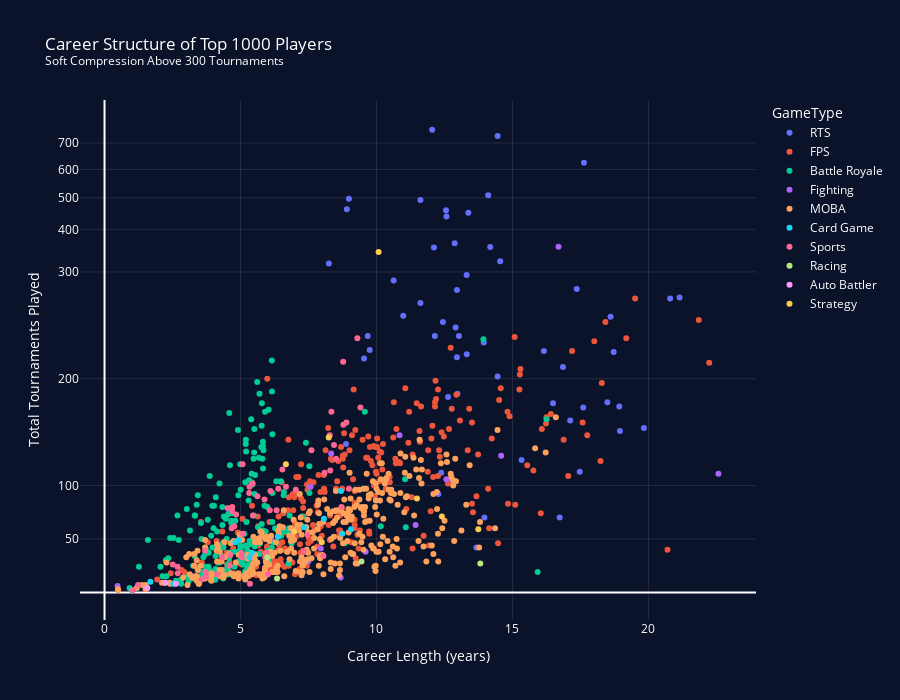

Write notebook code for a chart like this one.
### Code cell
import plotly.express as px
import plotly.graph_objects as go

# Fonction de compression douce
def compress_y(val, threshold=300):
    return val if val <= threshold else threshold + (val - threshold)**0.8

# Colonne transformée
scatter_df_filtered["CompressedTournaments"] = scatter_df_filtered["TotalTournaments"].apply(compress_y)

# Scatter principal
fig = px.scatter(
    scatter_df_filtered,
    x="CareerLengthYears",
    y="CompressedTournaments",
    color="GameType",
    hover_data=["GameType", "CareerLengthYears", "TotalTournaments"],
    opacity=1,
    labels={
        "CareerLengthYears": "Career Length (years)",
        "CompressedTournaments": "Total Tournaments Played (compressed)"
    },
    title="Career Structure of Top 1000 Players<br><sup>Soft Compression Above 300 Tournaments</sup>"
)

# Appliquer layout sombre
fig.update_layout(
    paper_bgcolor='#0b132b',
    plot_bgcolor='#0b132b',
    font=dict(color='white'),
    height=700,
    xaxis=dict(
    showgrid=True,
    gridcolor='rgba(255,255,255,0.1)'
),
yaxis=dict(
    showgrid=True,
    gridcolor='rgba(255,255,255,0.1)'
)
)
tick_values_raw = [50, 100, 200, 300, 400, 500, 600, 700]
tick_values_compressed = [compress_y(val) for val in tick_values_raw]

fig.update_yaxes(
    tickvals=[50, 100, 200, 300, compress_y(400), compress_y(500), compress_y(600), compress_y(700)],
    ticktext=["50", "100", "200", "300", "400", "500", "600", "700"],
    title="Total Tournaments Played"
)

fig.show()

### Figure 1 — Plotly figure (JSON) as saved in the notebook; plotly's stock layout.template omitted (floating-point values rounded to 4 significant figures; data arrays with more than 128 entries replaced by an {"elided": "..."} marker saying what was removed)
{"data": [{"customdata": [["RTS", 124], ["RTS", 70], ["RTS", 139], ["RTS", 112], ["RTS", 70], ["RTS", 727], ["RTS", 186], ["RTS", 275], ["RTS", 240], ["RTS", 509], ["RTS", 276], ["RTS", 202], ["RTS", 248], ["RTS", 174], ["RTS", 351], ["RTS", 451], ["RTS", 313], ["RTS", 625], ["RTS", 154], ["RTS", 173], ["RTS", 161], ["RTS", 76], ["RTS", 113], ["RTS", 258], ["RTS", 151], ["RTS", 178], ["RTS", 211], ["RTS", 42], ["RTS", 225], ["RTS", 177], ["RTS", 234], ["RTS", 226], ["RTS", 297], ["RTS", 318], ["RTS", 105], ["RTS", 283], ["RTS", 253], ["RTS", 92], ["RTS", 459], ["RTS", 240], ["RTS", 220], ["RTS", 361], ["RTS", 439], ["RTS", 752], ["RTS", 350], ["RTS", 227], ["RTS", 271], ["RTS", 223], ["RTS", 497], ["RTS", 183], ["RTS", 493], ["RTS", 462], ["RTS", 292], ["RTS", 284], ["RTS", 259], ["RTS", 240], ["RTS", 219]], "hovertemplate": "GameType=%{customdata[0]}<br>Career Length (years)=%{x}<br>Total Tournaments Played (compressed)=%{y}<br>TotalTournaments=%{customdata[1]}<extra></extra>", "legendgroup": "RTS", "marker": {"color": "#636efa", "opacity": 1, "symbol": "circle"}, "mode": "markers", "name": "RTS", "orientation": "v", "showlegend": true, "type": "scatter", "x": [15.33, 13.97, 8.879, 12.38, 16.73, 14.45, 12.98, 20.8, 13.03, 14.11, 21.14, 14.45, 12.91, 18.93, 14.18, 13.38, 8.249, 17.63, 19.83, 17.6, 17.12, 4.586, 17.47, 18.61, 18.95, 18.49, 16.86, 13.67, 18.72, 16.49, 13.94, 16.16, 13.31, 14.55, 12.67, 12.96, 12.44, 12.28, 12.56, 12.15, 12.96, 12.88, 12.57, 12.05, 12.11, 9.749, 11.62, 13.32, 8.986, 12.63, 11.62, 8.909, 10.63, 17.36, 10.98, 9.678, 9.544], "xaxis": "x", "y": [124.0, 70.0, 139.0, 112.0, 70.0, 427.2, 186.0, 275.0, 240.0, 371.8, 276.0, 202.0, 248.0, 174.0, 323.2, 355.4, 307.8, 402.2, 154.0, 173.0, 161.0, 76.0, 113.0, 258.0, 151.0, 178.0, 211.0, 42.0, 225.0, 177.0, 234.0, 226.0, 297.0, 310.1, 105.0, 283.0, 253.0, 92.0, 357.7, 240.0, 220.0, 326.8, 351.8, 433.1, 322.9, 227.0, 271.0, 223.0, 368.5, 183.0, 367.4, 358.6, 292.0, 284.0, 259.0, 240.0, 219.0], "yaxis": "y"}, {"customdata": {"elided": "278x2 mixed values"}, "hovertemplate": "GameType=%{customdata[0]}<br>Career Length (years)=%{x}<br>Total Tournaments Played (compressed)=%{y}<br>TotalTournaments=%{customdata[1]}<extra></extra>", "legendgroup": "FPS", "marker": {"color": "#EF553B", "opacity": 1, "symbol": "circle"}, "mode": "markers", "name": "FPS", "orientation": "v", "showlegend": true, "type": "scatter", "x": {"elided": "278 float values"}, "xaxis": "x", "y": {"elided": "278 float values"}, "yaxis": "y"}, {"customdata": {"elided": "204x2 mixed values"}, "hovertemplate": "GameType=%{customdata[0]}<br>Career Length (years)=%{x}<br>Total Tournaments Played (compressed)=%{y}<br>TotalTournaments=%{customdata[1]}<extra></extra>", "legendgroup": "Battle Royale", "marker": {"color": "#00cc96", "opacity": 1, "symbol": "circle"}, "mode": "markers", "name": "Battle Royale", "orientation": "v", "showlegend": true, "type": "scatter", "x": {"elided": "204 float values"}, "xaxis": "x", "y": {"elided": "204 float values"}, "yaxis": "y"}, {"customdata": [["Fighting", 128], ["Fighting", 111], ["Fighting", 106], ["Fighting", 352], ["Fighting", 147], ["Fighting", 63], ["Fighting", 38], ["Fighting", 14], ["Fighting", 130], ["Fighting", 41], ["Fighting", 29], ["Fighting", 99], ["Fighting", 51], ["Fighting", 58], ["Fighting", 15], ["Fighting", 15], ["Fighting", 6]], "hovertemplate": "GameType=%{customdata[0]}<br>Career Length (years)=%{x}<br>Total Tournaments Played (compressed)=%{y}<br>TotalTournaments=%{customdata[1]}<extra></extra>", "legendgroup": "Fighting", "marker": {"color": "#ab63fa", "opacity": 1, "symbol": "circle"}, "mode": "markers", "name": "Fighting", "orientation": "v", "showlegend": true, "type": "scatter", "x": [14.58, 22.57, 12.57, 16.69, 10.85, 11.44, 9.602, 8.682, 8.334, 7.951, 7.493, 7.567, 6.125, 6.938, 5.117, 3.313, 0.4791], "xaxis": "x", "y": [128.0, 111.0, 106.0, 323.6, 147.0, 63.0, 38.0, 14.0, 130.0, 41.0, 29.0, 99.0, 51.0, 58.0, 15.0, 15.0, 6.0], "yaxis": "y"}, {"customdata": {"elided": "352x2 mixed values"}, "hovertemplate": "GameType=%{customdata[0]}<br>Career Length (years)=%{x}<br>Total Tournaments Played (compressed)=%{y}<br>TotalTournaments=%{customdata[1]}<extra></extra>", "legendgroup": "MOBA", "marker": {"color": "#FFA15A", "opacity": 1, "symbol": "circle"}, "mode": "markers", "name": "MOBA", "orientation": "v", "showlegend": true, "type": "scatter", "x": {"elided": "352 float values"}, "xaxis": "x", "y": {"elided": "352 float values"}, "yaxis": "y"}, {"customdata": [["Card Game", 95], ["Card Game", 55], ["Card Game", 61], ["Card Game", 59], ["Card Game", 33], ["Card Game", 69], ["Card Game", 52], ["Card Game", 37], ["Card Game", 49], ["Card Game", 47], ["Card Game", 2], ["Card Game", 8], ["Card Game", 10]], "hovertemplate": "GameType=%{customdata[0]}<br>Career Length (years)=%{x}<br>Total Tournaments Played (compressed)=%{y}<br>TotalTournaments=%{customdata[1]}<extra></extra>", "legendgroup": "Card Game", "marker": {"color": "#19d3f3", "opacity": 1, "symbol": "circle"}, "mode": "markers", "name": "Card Game", "orientation": "v", "showlegend": true, "type": "scatter", "x": [8.695, 8.745, 7.335, 9.065, 5.328, 8.068, 6.374, 5.413, 4.925, 4.81, 1.005, 2.53, 1.687], "xaxis": "x", "y": [95.0, 55.0, 61.0, 59.0, 33.0, 69.0, 52.0, 37.0, 49.0, 47.0, 2.0, 8.0, 10.0], "yaxis": "y"}, {"customdata": [["Sports", 34], ["Sports", 173], ["Sports", 33], ["Sports", 138], ["Sports", 159], ["Sports", 147], ["Sports", 97], ["Sports", 238], ["Sports", 216], ["Sports", 157], ["Sports", 38], ["Sports", 125], ["Sports", 54], ["Sports", 57], ["Sports", 112], ["Sports", 114], ["Sports", 169], ["Sports", 17], ["Sports", 133], ["Sports", 93], ["Sports", 97], ["Sports", 8], ["Sports", 115], ["Sports", 77], ["Sports", 37], ["Sports", 96], ["Sports", 99], ["Sports", 95], ["Sports", 80], ["Sports", 77], ["Sports", 90], ["Sports", 33], ["Sports", 37], ["Sports", 87], ["Sports", 99], ["Sports", 102], ["Sports", 120], ["Sports", 35], ["Sports", 33], ["Sports", 72], ["Sports", 73], ["Sports", 80], ["Sports", 55], ["Sports", 79], ["Sports", 62], ["Sports", 76], ["Sports", 60], ["Sports", 39], ["Sports", 19], ["Sports", 18], ["Sports", 24], ["Sports", 17], ["Sports", 15], ["Sports", 12], ["Sports", 26], ["Sports", 25], ["Sports", 7], ["Sports", 2]], "hovertemplate": "GameType=%{customdata[0]}<br>Career Length (years)=%{x}<br>Total Tournaments Played (compressed)=%{y}<br>TotalTournaments=%{customdata[1]}<extra></extra>", "legendgroup": "Sports", "marker": {"color": "#FF6692", "opacity": 1, "symbol": "circle"}, "mode": "markers", "name": "Sports", "orientation": "v", "showlegend": true, "type": "scatter", "x": [8.049, 9.41, 5.906, 8.438, 8.893, 8.282, 8.988, 9.298, 8.775, 8.783, 7.326, 8.515, 7.458, 7.012, 8.09, 8.301, 8.342, 6.021, 7.608, 5.32, 6.39, 5.347, 6.541, 6.327, 5.938, 7.034, 6.669, 6.103, 8.715, 6.075, 5.624, 5.038, 5.038, 5.881, 5.331, 5.446, 5.076, 4.63, 4.331, 5.459, 4.838, 4.695, 5.07, 4.523, 4.775, 4.695, 4.676, 3.699, 3.715, 2.694, 2.686, 4.137, 3.734, 3.578, 2.511, 4.6, 1.232, 1.038], "xaxis": "x", "y": [34.0, 173.0, 33.0, 138.0, 159.0, 147.0, 97.0, 238.0, 216.0, 157.0, 38.0, 125.0, 54.0, 57.0, 112.0, 114.0, 169.0, 17.0, 133.0, 93.0, 97.0, 8.0, 115.0, 77.0, 37.0, 96.0, 99.0, 95.0, 80.0, 77.0, 90.0, 33.0, 37.0, 87.0, 99.0, 102.0, 120.0, 35.0, 33.0, 72.0, 73.0, 80.0, 55.0, 79.0, 62.0, 76.0, 60.0, 39.0, 19.0, 18.0, 24.0, 17.0, 15.0, 12.0, 26.0, 25.0, 7.0, 2.0], "yaxis": "y"}, {"customdata": [["Racing", 27], ["Racing", 13], ["Racing", 29], ["Racing", 33]], "hovertemplate": "GameType=%{customdata[0]}<br>Career Length (years)=%{x}<br>Total Tournaments Played (compressed)=%{y}<br>TotalTournaments=%{customdata[1]}<extra></extra>", "legendgroup": "Racing", "marker": {"color": "#B6E880", "opacity": 1, "symbol": "circle"}, "mode": "markers", "name": "Racing", "orientation": "v", "showlegend": true, "type": "scatter", "x": [13.82, 6.344, 9.448, 5.982], "xaxis": "x", "y": [27.0, 13.0, 29.0, 33.0], "yaxis": "y"}, {"customdata": [["Auto Battler", 4], ["Auto Battler", 9], ["Auto Battler", 8]], "hovertemplate": "GameType=%{customdata[0]}<br>Career Length (years)=%{x}<br>Total Tournaments Played (compressed)=%{y}<br>TotalTournaments=%{customdata[1]}<extra></extra>", "legendgroup": "Auto Battler", "marker": {"color": "#FF97FF", "opacity": 1, "symbol": "circle"}, "mode": "markers", "name": "Auto Battler", "orientation": "v", "showlegend": true, "type": "scatter", "x": [1.574, 2.234, 2.626], "xaxis": "x", "y": [4.0, 9.0, 8.0], "yaxis": "y"}, {"customdata": [["Strategy", 339], ["Strategy", 71], ["Strategy", 47], ["Strategy", 57], ["Strategy", 59], ["Strategy", 88], ["Strategy", 145], ["Strategy", 120]], "hovertemplate": "GameType=%{customdata[0]}<br>Career Length (years)=%{x}<br>Total Tournaments Played (compressed)=%{y}<br>TotalTournaments=%{customdata[1]}<extra></extra>", "legendgroup": "Strategy", "marker": {"color": "#FECB52", "opacity": 1, "symbol": "circle"}, "mode": "markers", "name": "Strategy", "orientation": "v", "showlegend": true, "type": "scatter", "x": [10.08, 12.41, 7.986, 6.973, 13.74, 11.49, 8.244, 6.669], "xaxis": "x", "y": [318.7, 71.0, 47.0, 57.0, 59.0, 88.0, 145.0, 120.0], "yaxis": "y"}], "layout": {"font": {"color": "white"}, "height": 700, "legend": {"title": {"text": "GameType"}, "tracegroupgap": 0}, "paper_bgcolor": "#0b132b", "plot_bgcolor": "#0b132b", "title": {"text": "Career Structure of Top 1000 Players<br><sup>Soft Compression Above 300 Tournaments</sup>"}, "xaxis": {"anchor": "y", "domain": [0, 1], "gridcolor": "rgba(255,255,255,0.1)", "showgrid": true, "title": {"text": "Career Length (years)"}}, "yaxis": {"anchor": "x", "domain": [0, 1], "gridcolor": "rgba(255,255,255,0.1)", "showgrid": true, "ticktext": ["50", "100", "200", "300", "400", "500", "600", "700"], "tickvals": [50, 100, 200, 300, 339.8, 369.3, 395.9, 420.7], "title": {"text": "Total Tournaments Played"}}}}
